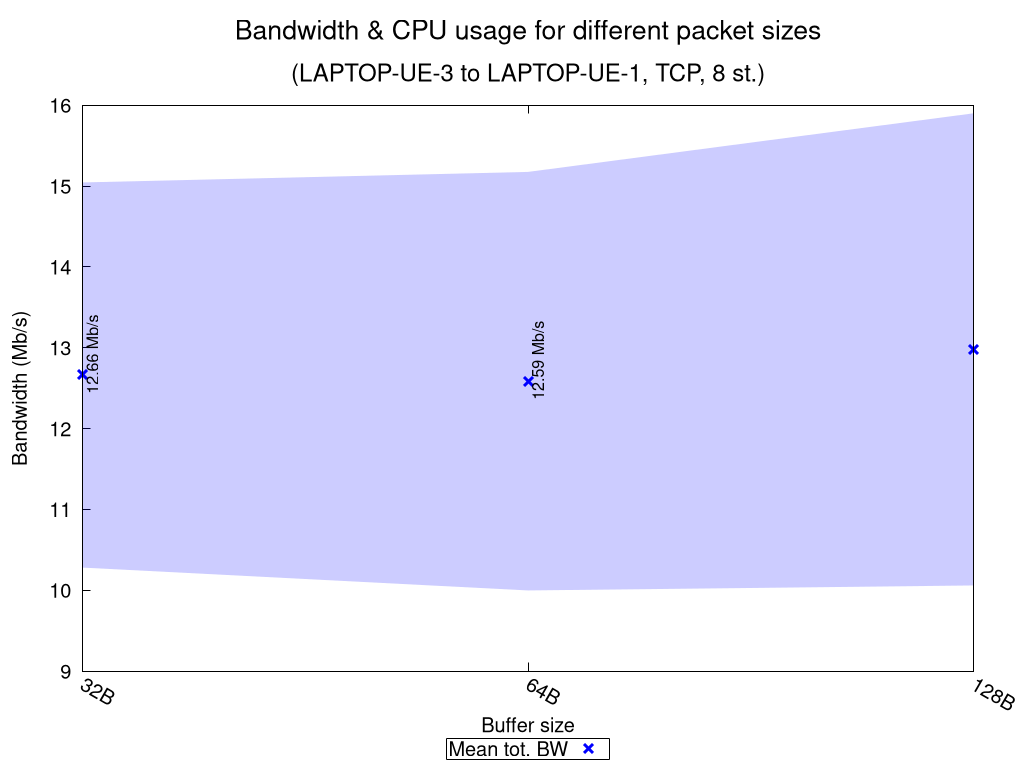

gnuplot code for this plot:
set terminal pngcairo nocrop enhanced size 1024,768 font "Verdana,15"
set output "TCP_8_st_2020_10_06_16-04-51_two2one_summary.png"

set title "{/=20 Bandwidth \\& CPU usage for different packet sizes}\n\n{/=18 (LAPTOP-UE-3 to LAPTOP-UE-1, TCP, 8 st.)}"

set xlabel "Buffer size"
set ylabel "Bandwidth (Mb/s)"
set ytics nomirror
set key bmargin center horizontal box samplen 1 width -1
set bmargin 4.6
set rmargin 4.5
set xtics rotate by -30
printxsizes(x) = x < 1024.0 ? sprintf("%.0fB", x) : (x < 1048576.0 ? sprintf("%.0fKB", x/1024.0) : sprintf("%.0fMB", x/1048576.0))

rf = 1000000.0  # rate factor
stats "TCP_8_st_2020_10_06_16-04-51_two2one_iperf_summary.dat" using ($1 >= 0 ? $3 : 1/0) nooutput
set logscale x 2
set style fill transparent solid 0.2 noborder
set autoscale xfix
plot "TCP_8_st_2020_10_06_16-04-51_two2one_iperf_summary.dat" using ($1 >= 0 ? $2 : 1/0):($3/rf-$4/rf):($3/rf+$4/rf) with filledcurves lc rgb "blue" notitle, \
     "" using 2:($1 >= 0 ? $3/rf : 1/0):xtic(printxsizes($2)) with points pt 2 ps 1.5 lw 3 lc rgb "blue" title "Mean tot. BW", \
     "" using 2:($1 >= 0 ? $3/rf : 1/0):(sprintf("%.2f Mb/s", $3/rf)) with labels offset 0.9,1.0 rotate by 90 font ",12" notitle, \
     "" using ($1 < 0 ? $2 : 1/0):(STATS_min/rf):(sprintf("Net test failed!")) with labels offset 0.9,2.5 rotate by 90 tc rgb "red" font ",12" notitle, \
